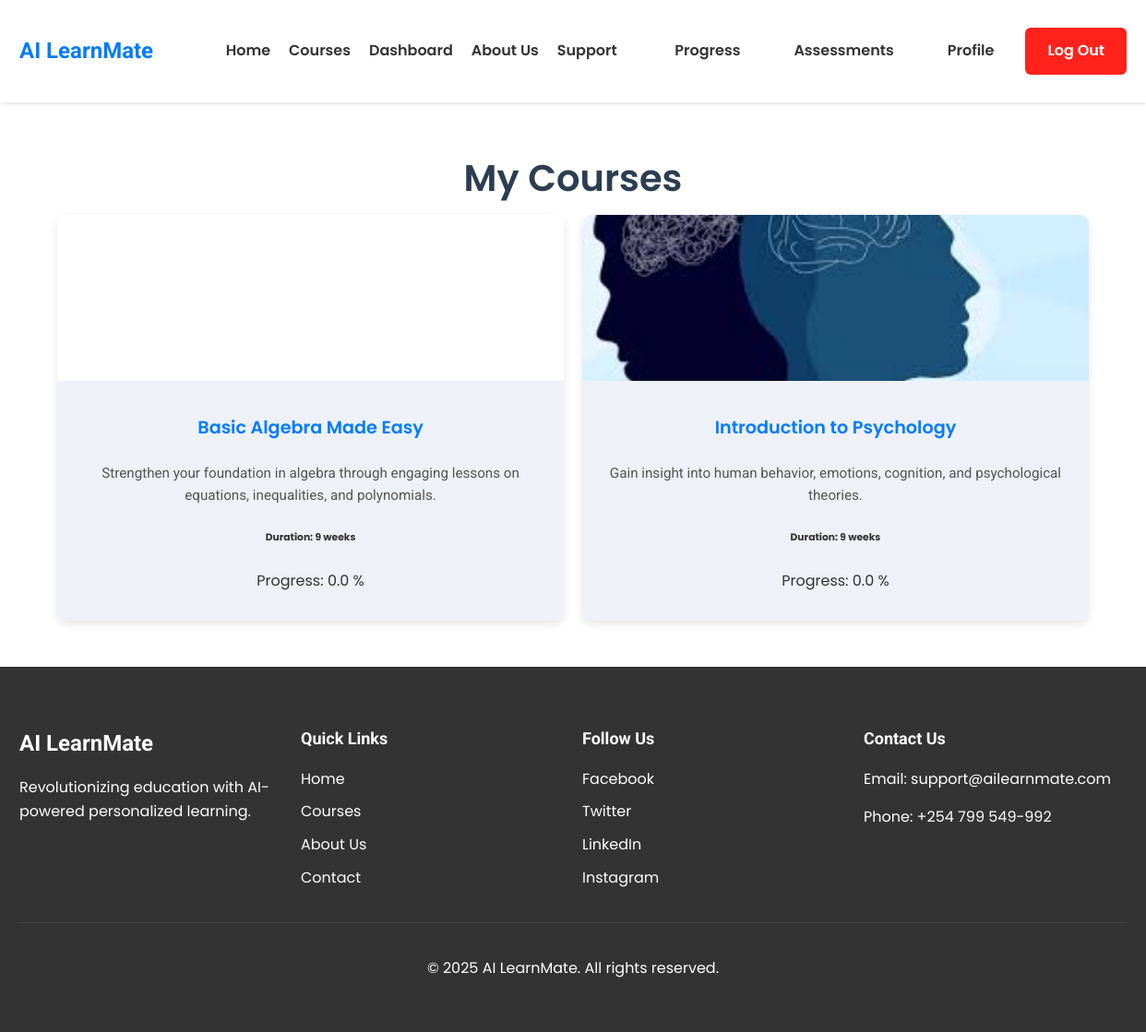
Page /my-courses/ (signed in) on the earlier database version.
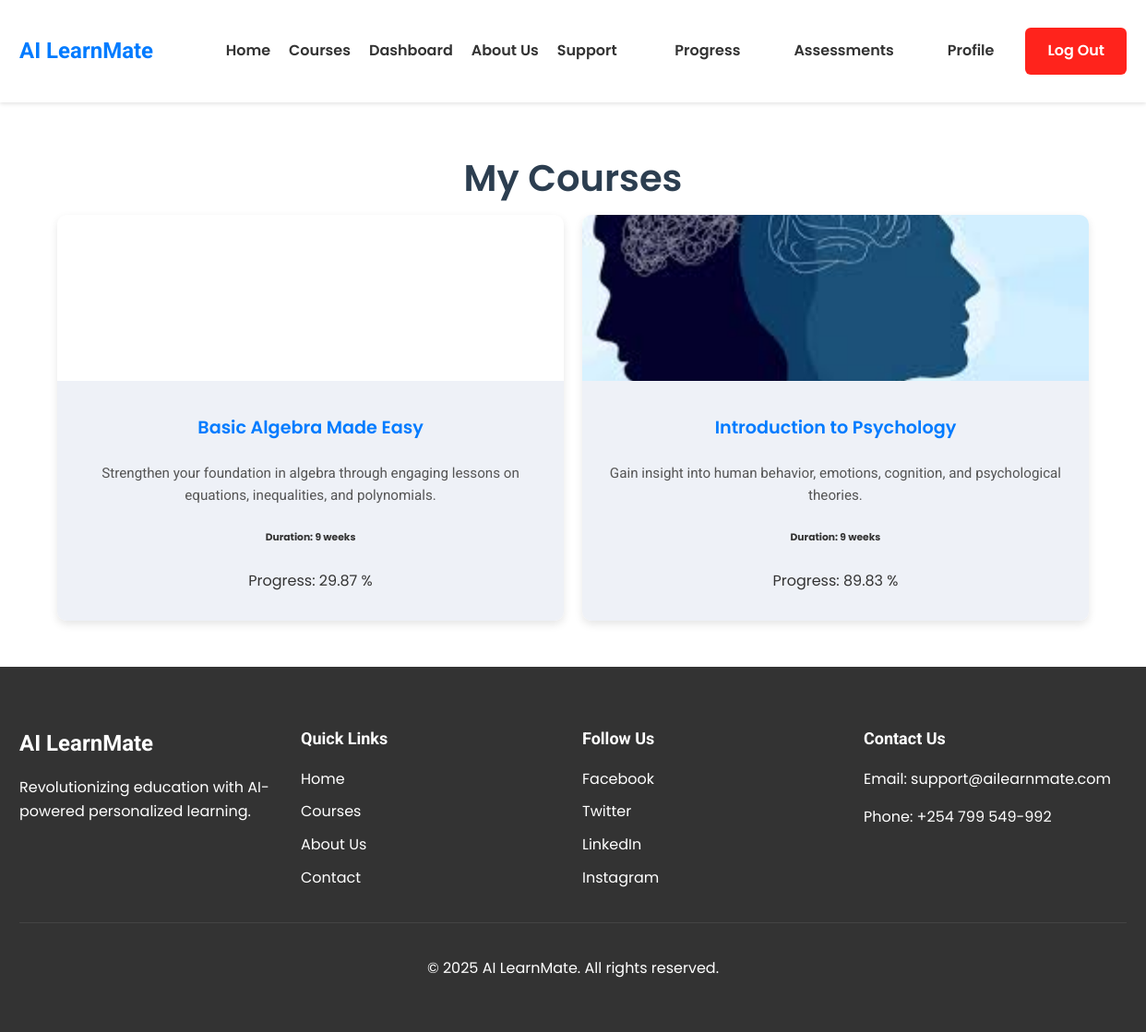
Same page on the later database version.
### learning/models.py (models this page shows, shortened)
class Enrollment(models.Model):
    user = models.ForeignKey(User, on_delete=models.CASCADE, related_name='enrolled_user')
    course = models.ForeignKey(Course, on_delete=models.CASCADE, related_name='enrolled_course')
    enrolled_at = models.DateTimeField(auto_now_add=True)
    progress = models.FloatField(default=0.0)

class Course(models.Model):
    title = models.CharField(max_length=200)
    description = models.TextField()
    instructor = models.ForeignKey(User, on_delete=models.CASCADE, related_name='courses_taught')
    subject = models.CharField(max_length=100)
    difficulty = models.CharField(max_length=50)
    course_image = models.ImageField(upload_to='courseimages')
    learning_outcomes = models.TextField()
    created_at = models.DateTimeField(auto_now_add=True)
    updated_at = models.DateTimeField(auto_now=True)
    is_ai_recommended = models.BooleanField(default=False)
    price = models.FloatField(default=1799.99)
    duration = models.IntegerField()

### learning/views.py (the view)
# urls.py: path('my-courses/', views.my_courses, name='my_courses'), # Lists all enrolled courses
@login_required
def my_courses(request):
    enrollments = Enrollment.objects.filter(user=request.user)
    context = {
        'enrollments': enrollments,
    }
    return render(request, 'learning/my-courses.html', context=context)

### templates/learning/my-courses.html (shortened to what this page needs)
{% extends 'base.html' %}
{% load static %}
{% block content %}
<section class="courses">
    <h2 class="page-title">My Courses</h2>
    <div class="courses-grid">
        {% for enrollment in enrollments %}
        <div class="course-card">
            <div class="course-image" style="background-image: url('{{ enrollment.course.course_image.url }}');"></div>
            <div class="course-info">
                <h4>
                    <a href="{% url 'learningapp:course_detail' enrollment.course.id %}" class="course-title">
                        {{ enrollment.course.title }}
                    </a>
                </h4>
                <p class="course-summary">{{ enrollment.course.description }}</p>
                <h6>Duration: {{ enrollment.course.duration }} weeks</h6>
                <p>Progress: {{ enrollment.progress }} %</p>
            </div>
        </div>
        {% endfor %}
    </div>
</section>
{% endblock %}

Differences in the rows shown:
changed Enrollment "Basic Algebra Made Easy": progress "0.0" → "29.87"
changed Enrollment "Introduction to Psychology": progress "0.0" → "89.83"
